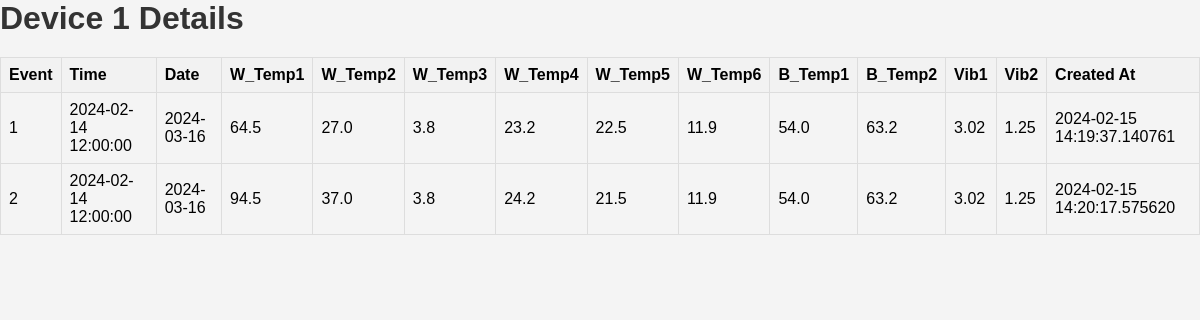
/device/1, run on the app's committed database.
### app.py (models this page shows)
class Data(db.Model):
    id = db.Column(db.Integer, primary_key=True)
    device_id = db.Column(db.Integer, db.ForeignKey('device.id'))
    time = db.Column(db.DateTime)
    date = db.Column(db.String)
    event_id = db.Column(db.Integer, db.ForeignKey('event.event_id'))
    W_Temp1 = db.Column(db.Float)
    W_Temp2 = db.Column(db.Float)
    W_Temp3 = db.Column(db.Float)
    W_Temp4 = db.Column(db.Float)
    W_Temp5 = db.Column(db.Float)
    W_Temp6 = db.Column(db.Float)
    B_Temp1 = db.Column(db.Float)
    B_Temp2 = db.Column(db.Float)
    Vib1 = db.Column(db.Float)
    Vib2 = db.Column(db.Float)
    created_at = db.Column(db.DateTime, default=datetime.utcnow)

### app.py (the view)
@app.route('/device/<int:device_id>')
def device_details(device_id):
    device_data = Data.query.filter_by(device_id=device_id).order_by(Data.time).all()
    return render_template('device_details.html', device_id=device_id, device_data=device_data)

### templates/device_details.html (shortened to what this page needs)
<!DOCTYPE html>
<html lang="en">
<head>
    <link rel="stylesheet" href="./style.css">
</head>
<body>
    <h1>Device {{ device_id }} Details</h1>
    <table border="1">
        <tr>
            <th>Event</th>
            <th>Time</th>
            <th>Date</th>
            <th>W_Temp1</th>
            <th>W_Temp2</th>
            <th>W_Temp3</th>
            <th>W_Temp4</th>
            <th>W_Temp5</th>
            <th>W_Temp6</th>
            <th>B_Temp1</th>
            <th>B_Temp2</th>
            <th>Vib1</th>
            <th>Vib2</th>
            <th>Created At</th>
        </tr>
        {% for data in device_data %}
            <tr>
                <td>{{ data.event_id }}</td>
                <td>{{ data.time }}</td>
                <td>{{ data.date }}</td>
                <td>{{ data.W_Temp1 }}</td>
                <td>{{ data.W_Temp2 }}</td>
                <td>{{ data.W_Temp3 }}</td>
                <td>{{ data.W_Temp4 }}</td>
                <td>{{ data.W_Temp5 }}</td>
                <td>{{ data.W_Temp6 }}</td>
                <td>{{ data.B_Temp1 }}</td>
                <td>{{ data.B_Temp2 }}</td>
                <td>{{ data.Vib1 }}</td>
                <td>{{ data.Vib2 }}</td>
                <td>{{ data.created_at }}</td>
            </tr>
        {% endfor %}
    </table>
</body>
</html>

### templates/style.css (style rules this page uses)
body, h1, h2, h3, p, ul, li, table, th, td { margin: 0; padding: 0; box-sizing: border-box; }
body { font-family: 'Arial', sans-serif; background-color: #f4f4f4; }
h1 { color: #333; }
table { width: 100%; border-collapse: collapse; margin-top: 20px; }
th, td { border: 1px solid #ddd; padding: 8px; text-align: left; }
th { background-color: #f2f2f2; }

### data on the page
Data: event_id "1", time "2024-02-14 12:00:00", date "2024-03-16", W_Temp1 "64.5", W_Temp2 "27.0", W_Temp3 "3.8", W_Temp4 "23.2", W_Temp5 "22.5", W_Temp6 "11.9", B_Temp1 "54.0", B_Temp2 "63.2", Vib1 "3.02", Vib2 "1.25", created_at "2024-02-15 14:19:37.140761"
Data: event_id "2", time "2024-02-14 12:00:00", date "2024-03-16", W_Temp1 "94.5", W_Temp2 "37.0", W_Temp3 "3.8", W_Temp4 "24.2", W_Temp5 "21.5", W_Temp6 "11.9", B_Temp1 "54.0", B_Temp2 "63.2", Vib1 "3.02", Vib2 "1.25", created_at "2024-02-15 14:20:17.575620"

### other printed values
{{ device_id }} "1"
